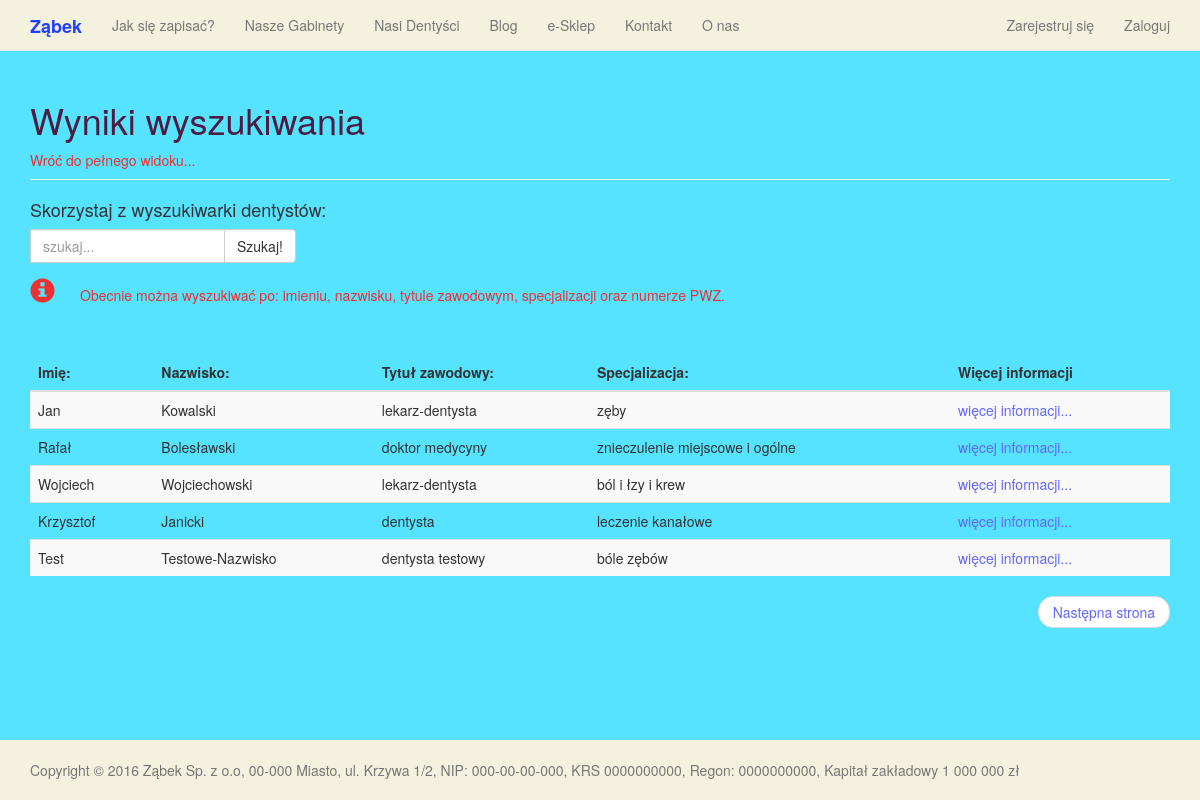
Before: /search_dentist with the older database file.
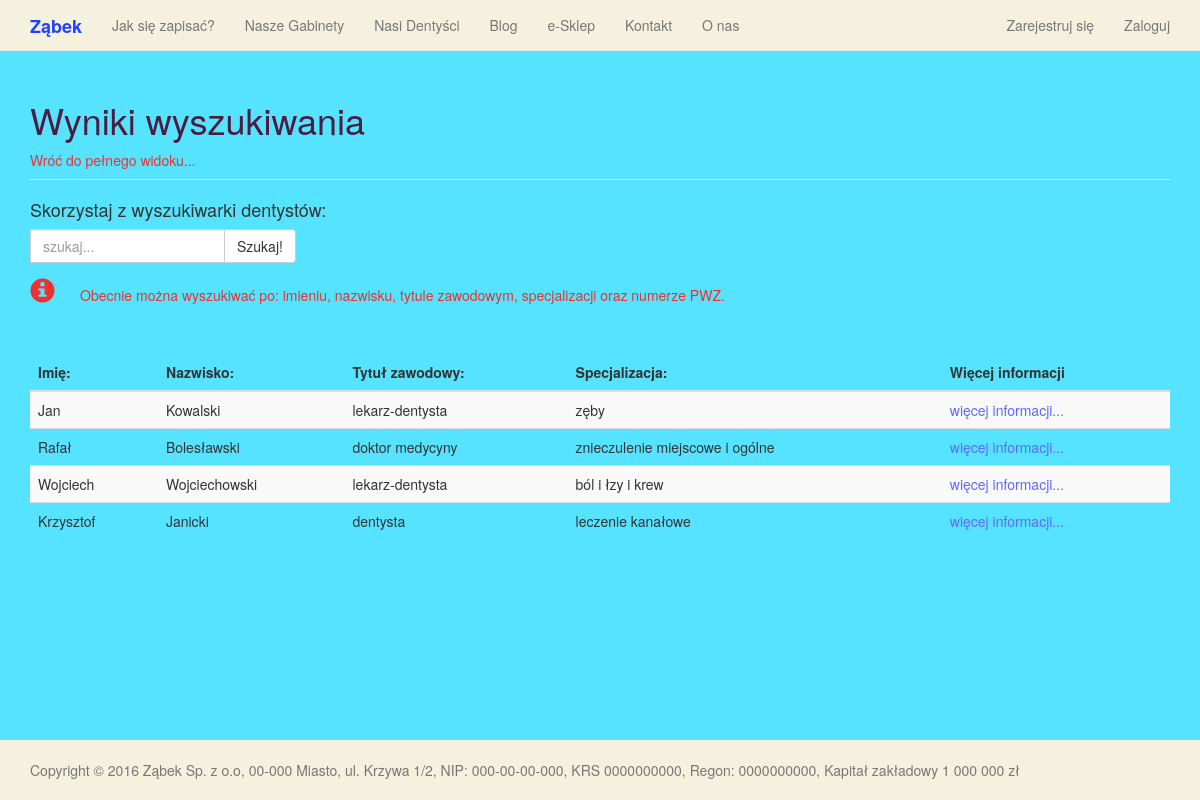
After: the same page with the newer database file.
### main_page/models.py (models this page shows, shortened)
class Dentist(models.Model):
    professional_title = models.CharField(max_length=50, help_text="Tytuł zawodowy dentysty")
    name = models.CharField(max_length=100, help_text="Imię")
    surname = models.CharField(max_length=100, help_text="Nazwisko")
    biography = MarkdownField(null=True, help_text="Biografia")
    profile_image = models.ImageField(upload_to="dentists", blank=True, null=True, help_text="Zdjęcie")
    pwz_number = models.CharField(max_length=87, null=True, help_text="7-cyfrowy numer prawa wykonywania zawodu (PWZ)",
         validators=[MaxLengthValidator(7), MinLengthValidator(7)])
    specialties = models.CharField(max_length=50, null=True, help_text="Specjalizacja")
    slug = models.SlugField(max_length=100, unique=True, null=True, help_text="Nazwa linku w postaci - nazwisko-imie-pwz - male litery, bez polskich znaków")
    office = models.ForeignKey(Office, null=True, related_name="workplace")
    def get_absolute_url(self):
        return "/dentist/{0}/".format(self.slug)
    class Meta:
        verbose_name = "Dentist"
        verbose_name_plural = 'Dentists'

### main_page/views.py (the view)
# urls.py: url(r'^search_dentist', views.search_dentist, name='search_dentist'),
def search_dentist(request):
    query = request.GET.get('q', '')
    page = request.GET.get('page', 1)
    results = models.Dentist.objects.filter(Q(name__icontains=query) | Q(surname__icontains=query) |
        Q(professional_title__icontains=query) | Q(specialties__icontains=query) | Q(pwz_number__icontains=query))
    pages = Paginator(results, 5)
    try:
        returned_page = pages.page(page)
    except EmptyPage:
        returned_page = pages.page(pages.num_pages)
    return render_to_response('dentist/search_result_dentists.html',
                              {'page_obj': returned_page,
                               'object_list': returned_page.object_list,
                               'search': query})

### main_page/templates/dentist/search_result_dentists.html (shortened to what this page needs)
{% extends "dentist/dentists_list.html" %}
    {% load django_markdown %}
    {% load  static %}
    {% block header %}
        <h1>Wyniki wyszukiwania</h1>
        <a class="important" href="{% url 'main_page:dentists' %}">Wróć do pełnego widoku...</a>
    {% endblock %}

### main_page/templates/dentist/dentists_list.html (shortened to what this page needs)
{% extends "base.html" %}
    {% load django_markdown %}
    {% load  static %}
    {% block content %}
        <h4>Skorzystaj z wyszukiwarki dentystów:</h4>
        <div class="input-group" id="search-field">
        <form action="/search_dentist" method="GET">
            <div style="float: left;" class="form-group">
                <input type="text" name="q" placeholder="szukaj..." class="form-control"></input>
            </div>
            <span class="input-group-btn">
            <button type="submit" class="btn btn-default">Szukaj!</button>
            </span>
        </form>
        </div>
        <span class="glyphicon glyphicon-info-sign small-info-icon">&nbsp;</span>
        <h5 class="info"> Obecnie można wyszukiwać po: imieniu, nazwisku, tytule zawodowym, specjalizacji oraz numerze PWZ.</h5>
        <BR>&nbsp;<BR>
        {% if object_list %}
            <table class="table table-striped">
            <thead>
                <tr>
                    <th>Imię:</th>
                    <th>Nazwisko:</th>
                    <th>Tytuł zawodowy:</th>
                    <th>Specjalizacja:</th>
                    <th>Więcej informacji</th>
                </tr>
            </thead>
            <tbody>
            {% for dentist in object_list %}
            <tr>
                <td>
                    {{ dentist.name }}
                </td>
                <td>
                    {{ dentist.surname }}
                </td>
                <td>
                    {{ dentist.professional_title }}
                </td>
                <td>
                {% if dentist.specialties %}
                    {{ dentist.specialties }}
                {% else %}
                    dentysta specjalizacji ogólnej
                {% endif %}
                </td>
                <td>
                    <a id="more_info" target="_blank" href="{{ dentist.get_absolute_url }}">więcej informacji...</a>
                </td>
            </div>
            </tr>
            {% endfor %}
        {% else %}
            <p>Nie znaleziono dentystów!</p>
        {% endif %}
        <ul class="pager">
            {% if page_obj.has_next %}
                <li class="next"><a href="?page={{ page_obj.next_page_number }}">Następna strona</a></li>
            {% endif %}
        </ul>
    {% endblock %}

Changed rows visible on the page:
removed Dentist: name "Test", surname "Testowe-Nazwisko", professional_title "dentysta testowy", specialties "bóle zębów"
Other visible differences:
text no longer shown: "Następna strona"
